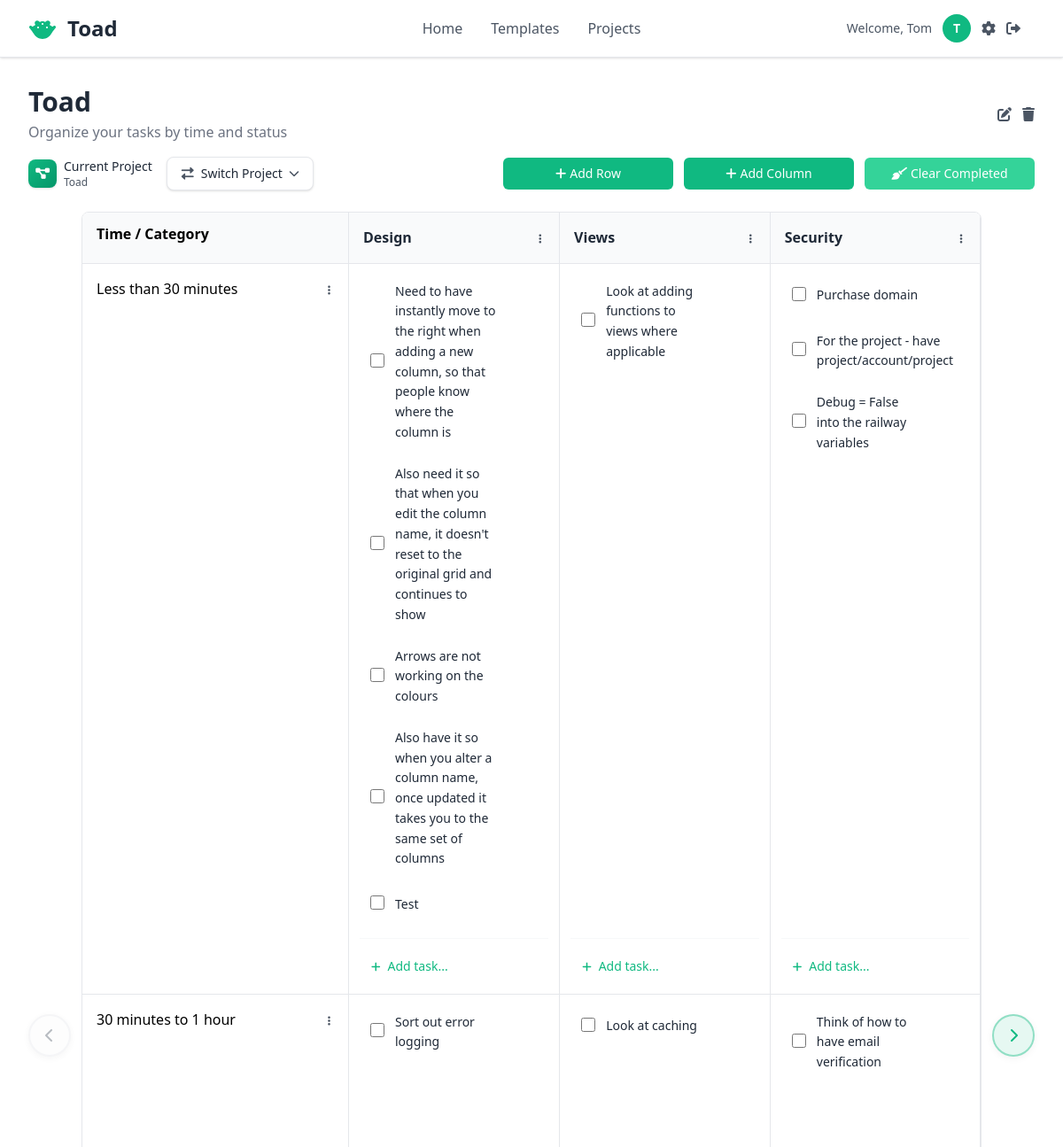
The app's page /projects/1/ (signed in, upper part), older data.
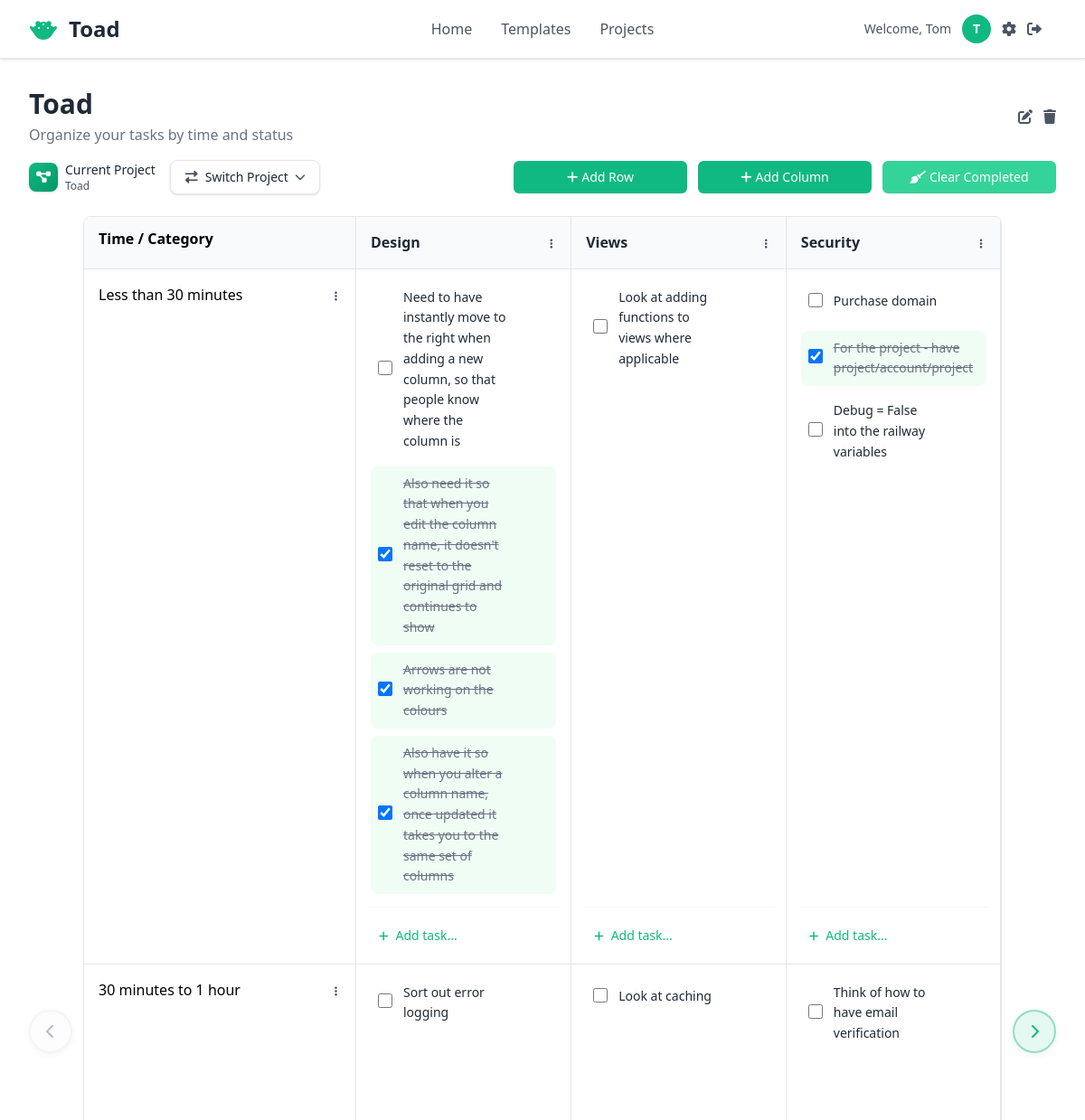
The same page, newer data.
### pages/models.py (models this page shows, shortened)
class RowHeader(models.Model):
    project = models.ForeignKey(Project, on_delete=models.CASCADE, related_name='row_headers')
    name = models.CharField(max_length=100)
    order = models.PositiveIntegerField(default=0) # For maintaining row order
    created_at = models.DateTimeField(auto_now_add=True)
    updated_at = models.DateTimeField(auto_now=True)
    class Meta:
        ordering = ['order', 'created_at']
        indexes = [
            models.Index(fields=['project', 'order']),  # For ordered row queries
        ]

class ColumnHeader(models.Model):
    project = models.ForeignKey(Project, on_delete=models.CASCADE, related_name='column_headers')
    name = models.CharField(max_length=100)
    is_category_column = models.BooleanField(default=False) # To identify the first "Time / Category" like column
    order = models.PositiveIntegerField(default=0) # For maintaining column order
    created_at = models.DateTimeField(auto_now_add=True)
    updated_at = models.DateTimeField(auto_now=True)
    class Meta:
        ordering = ['order', 'created_at']
        indexes = [
            models.Index(fields=['project', 'is_category_column', 'order']),  # For ordered column queries
        ]

class Task(models.Model):
    project = models.ForeignKey(Project, on_delete=models.CASCADE, related_name='tasks')
    row_header = models.ForeignKey(RowHeader, on_delete=models.CASCADE, related_name='tasks')
    column_header = models.ForeignKey(ColumnHeader, on_delete=models.CASCADE, related_name='tasks')
    text = models.TextField(blank=False, null=False, help_text='Enter the task description')
    completed = models.BooleanField(default=False)
    created_at = models.DateTimeField(auto_now_add=True)
    updated_at = models.DateTimeField(auto_now=True)
    class Meta:
        ordering = ['created_at']
        indexes = [
            models.Index(fields=['project', 'row_header', 'column_header']),  # For cell-based task queries
            models.Index(fields=['project', 'completed']),  # For completed task filtering
            models.Index(fields=['project', 'created_at']),  # For task ordering
        ]

### pages/specific_views/project_views.py (the view)
# urls.py: path('projects/<int:pk>/', views.project_grid_view, name='project_grid'),
@login_required
@cache_control(max_age=60)
def project_grid_view(request, pk):
    project = get_object_or_404(
        Project.objects.select_related('user'),
        pk=pk,
        user=request.user
    )
    row_headers = project.row_headers.all().order_by('order')
    all_column_headers = project.column_headers.all().order_by('order')
    category_column = all_column_headers.filter(is_category_column=True).first()
    data_column_headers = list(all_column_headers.filter(is_category_column=False))
    column_headers = ([category_column] if category_column else []) + data_column_headers
    all_tasks = project.tasks.select_related('row_header', 'column_header').order_by('id')
    tasks_by_cell = {}
    tasks_by_row = {}
    for task in all_tasks:
        cell_key = f"{task.row_header_id}_{task.column_header_id}"
        if cell_key not in tasks_by_cell:
            tasks_by_cell[cell_key] = []
        tasks_by_cell[cell_key].append(task)
        if task.row_header_id not in tasks_by_row:
            tasks_by_row[task.row_header_id] = []
        tasks_by_row[task.row_header_id].append(task)
    row_min_heights = {}
    for row_header in row_headers:
        row_id = row_header.pk
        if row_id in tasks_by_row and tasks_by_row[row_id]:
            max_content_height = 0
            for task in tasks_by_row[row_id]:
                text_lines = len(task.text.split('\n'))
                char_lines = max(1, len(task.text) // 60)  # ~60 chars per line
                estimated_lines = max(text_lines, char_lines)
                content_height = estimated_lines * 25  # ~25px per line
                max_content_height = max(max_content_height, content_height)
            calculated_height = max(200, max_content_height + 120)  # 120px for form + padding
            row_min_heights[row_id] = calculated_height
        else:
            row_min_heights[row_id] = 200
    print(f"DEBUG: Row heights calculated: {row_min_heights}")
    user_projects = Project.objects.filter(user=request.user).only('id', 'name').order_by('name')
    context = {
        'project': project,
        'row_headers': row_headers,
        'category_column': category_column,
        'data_column_headers': data_column_headers,
        'tasks_by_cell': tasks_by_cell,
        'row_min_heights': row_min_heights,
        'projects': user_projects,
        'quick_task_form': QuickTaskForm(),
        'total_data_columns': len(data_column_headers),
    }
    if request.headers.get('HX-Request'):
        return render(request, 'pages/grid/partials/grid_content.html', context)
    return render(request, 'pages/grid/project_grid.html', context)

### pages/templates/pages/grid/project_grid.html (shortened to what this page needs)
{% extends "pages/layout.html" %}
{% load custom_filters %}
{% load static %}
{% block content %}
<div class="mb-6">
    <div class="flex items-center justify-between mb-4">
        <div>
            <h1 class="text-3xl font-bold text-[var(--title-text)]">{{ project.name }}</h1>
            <p class="text-[var(--subtitle-text)] mt-1">Organize your tasks by time and status</p>
        </div>
        <div class="flex items-center space-x-3">
            <a href="{% url 'pages:project_edit' pk=project.pk %}"
               class="text-[var(--text-secondary)] hover:text-[var(--primary-action-bg)] transition-colors">
                <i class="fas fa-edit"></i>
            </a>
            <a href="{% url 'pages:project_delete' pk=project.pk %}"
               class="text-[var(--text-secondary)] hover:text-[var(--delete-button-bg)] transition-colors">
                <i class="fas fa-trash"></i>
            </a>
        </div>
    </div>
    <div class="flex items-center justify-between">
        <div class="flex items-center space-x-4">
            <div class="flex items-center space-x-2">
                <div class="flex items-center justify-center w-8 h-8 bg-gradient-to-br from-[var(--primary-action-bg)] to-[var(--primary-action-hover-bg)] rounded-lg shadow-sm">
                    <i class="fas fa-project-diagram text-white text-sm"></i>
                </div>
                <div>
                    <div class="text-sm font-medium text-[var(--text-primary)]">Current Project</div>
                    <div class="text-xs text-[var(--text-secondary)]">{{ project.name }}</div>
                </div>
            </div>
            <div class="relative" id="project-switcher-container">
                <button type="button"
                        id="project-switcher-btn"
                        class="group flex items-center space-x-2 px-4 py-2 bg-[var(--container-bg)] hover:bg-[var(--grid-header-bg)] border border-[var(--border-color)] rounded-lg shadow-sm transition-all duration-200 hover:shadow-md hover:border-[var(--primary-action-bg)]/30 cursor-pointer">
                    <i class="fas fa-exchange-alt text-[var(--text-secondary)] group-hover:text-[var(--primary-action-bg)] transition-colors text-sm"></i>
                    <span class="text-sm text-[var(--text-primary)] font-medium">Switch Project</span>
                    <i class="fas fa-chevron-down text-xs text-[var(--text-secondary)] group-hover:text-[var(--primary-action-bg)] transition-all duration-200" id="switcher-chevron"></i>
                </button>
            </div>
        </div>
        <div class="flex items-center space-x-3">
            <a href="{% url 'pages:row_create' project_pk=project.pk %}"
               class="w-48 bg-[var(--primary-action-bg)] hover:bg-[var(--primary-action-hover-bg)] text-[var(--primary-action-text)] px-4 py-2 rounded-md text-sm font-medium transition-colors cursor-pointer flex items-center justify-center">
                <i class="fas fa-plus mr-1"></i>Add Row
            </a>
            <a href="{% url 'pages:column_create' project_pk=project.pk %}"
               class="w-48 bg-[var(--primary-action-bg)] hover:bg-[var(--primary-action-hover-bg)] text-[var(--primary-action-text)] px-4 py-2 rounded-md text-sm font-medium transition-colors cursor-pointer flex items-center justify-center">
                <i class="fas fa-plus mr-1"></i>Add Column
            </a>
            <a href="{% url 'pages:delete_completed_tasks' pk=project.pk %}"
               class="w-48 bg-[var(--clear-button-bg)] hover:bg-[var(--clear-button-hover-bg)] text-[var(--clear-button-text)] px-4 py-2 rounded-md text-sm font-medium transition-colors cursor-pointer flex items-center justify-center">
                <i class="fas fa-broom mr-1"></i>Clear Completed
            </a>
        </div>
    </div>
</div>
{% include 'pages/grid/partials/grid_content.html' %}
{% endblock %}

### pages/templates/pages/grid/partials/grid_content.html (shortened to what the changed rows need)
{% load custom_filters %}
<div class="grid-with-controls" id="grid-content">
    <div class="grid-container-wrapper" style="display: flex;">
        <div class="grid-table-fixed-col">
            <table class="grid-table-fixed">
                <colgroup>
                </colgroup>
                <thead>
                    <tr>
                        <th>{{ category_column.name }}</th>
                    </tr>
                </thead>
                <tbody>
                    {% for row_h in row_headers %}
                    <tr>
                        <td>
                             <div class="flex items-center justify-between">
                                <span>{{ row_h.name }}</span>
                                <div class="relative ml-2">
                                    <button type="button"
                                            class="row-actions-btn p-1 rounded hover:bg-[var(--grid-header-bg)] transition-colors cursor-pointer"
                                            title="Row actions"
                                            data-row-id="{{ row_h.pk }}">
                                        <i class="fas fa-ellipsis-v text-xs text-[var(--text-secondary)] hover:text-[var(--primary-action-bg)]"></i>
                                    </button>
                                </div>
                            </div>
                        </td>
                    </tr>
                    {% endfor %}
                </tbody>
            </table>
        </div>
        <div class="grid-table-scrollable" style="overflow-x: auto; width: calc(3 * var(--data-col-width, 300px));">
            <table class="grid-table" data-total-data-columns="{{ total_data_columns }}">
                <colgroup>
                </colgroup>
                <thead>
                    <tr>
                        {% for col_h in data_column_headers %}
                            <th>
                                <div class="flex items-center justify-between">
                                    <span class="text-[var(--title-text)] truncate">{{ col_h.name }}</span>
                                    <div class="relative ml-2">
                                        <button type="button"
                                                class="column-actions-btn p-1 rounded hover:bg-[var(--container-bg)] transition-colors cursor-pointer"
                                                title="Column actions"
                                                data-column-id="{{ col_h.pk }}">
                                            <i class="fas fa-ellipsis-v text-xs text-[var(--text-secondary)] hover:text-[var(--primary-action-bg)]"></i>
                                        </button>
                                    </div>
                                </div>
                            </th>
                        {% endfor %}
                    </tr>
                </thead>
                <tbody>
                    {% for row_h in row_headers %}
                    <tr>
                        {% for col_h in data_column_headers %}
                        <td data-row="{{ row_h.pk }}" data-col="{{ col_h.pk }}" class="relative">
                            <div class="space-y-2 pb-16" data-row="{{ row_h.pk }}" data-col="{{ col_h.pk }}" id="tasks-{{ row_h.pk }}-{{ col_h.pk }}">
                                {% with key=row_h.pk|cell_key:col_h.pk %}
                                    {% for task in tasks_by_cell|get_item:key %}
                                        {% include 'pages/grid/actions_in_page/task_item.html' with task=task %}
                                    {% endfor %}
                                {% endwith %}
                            </div>
                            <div class="absolute bottom-3 left-3 right-3 pt-3 border-t border-[var(--border-color)]/30 bg-[var(--container-bg)]">
                                <form method="post"
                                      action="{% url 'pages:task_create' project_pk=project.pk row_pk=row_h.pk col_pk=col_h.pk %}"
                                      class="task-form add-task-form"
                                      novalidate
                                      hx-post="{% url 'pages:task_create' project_pk=project.pk row_pk=row_h.pk col_pk=col_h.pk %}"
                                      hx-swap="beforeend"
                                      hx-target="#tasks-{{ row_h.pk }}-{{ col_h.pk }}"
                                      hx-trigger="submit throttle:500ms"
                                      hx-disabled-elt="this"
                                      onsubmit="return validateTaskForm(this)">
                                    <div class="add-task-collapsed">
                                        <button type="button"
                                                class="add-task-trigger w-full text-left py-2 px-3 text-[var(--primary-action-bg)] hover:text-[var(--primary-action-hover-bg)] hover:bg-[var(--grid-header-bg)] rounded-md transition-all duration-200 text-sm border border-transparent hover:border-[var(--border-color)] cursor-pointer">
                                            <i class="fas fa-plus text-xs mr-2"></i>Add task...
                                        </button>
                                    </div>
                                </form>
                            </div>
                        </td>
                        {% endfor %}
                    </tr>
                    {% endfor %}
                </tbody>
            </table>
        </div>
    </div>
</div>

### pages/templates/pages/grid/actions_in_page/task_item.html (shortened to what this page needs)
{% load static %}
<div class="group flex items-center justify-between w-full p-2 rounded-lg hover:bg-[var(--grid-header-bg)] transition-all duration-200 {% if task.completed %}bg-green-50{% endif %}"
     data-task-id="{{ task.id }}"
     id="task-{{ task.id }}">
    <div class="flex items-center space-x-3 min-w-0 flex-1">
        <form method="POST"
              action="{% url 'pages:task_toggle_complete' task.pk %}"
              class="flex-shrink-0"
              hx-post="{% url 'pages:task_toggle_complete' task.pk %}"
              hx-swap="none"
              hx-trigger="change throttle:300ms"
              hx-disabled-elt="find input"
              _="on htmx:afterRequest(detail)
                 if detail.successful
                   set response to JSON.parse(detail.xhr.response)
                   if response.completed
                     add .bg-green-50 to #task-{{ task.id }}
                     add .line-through to #task-text-{{ task.id }}
                     add .text-gray-500 to #task-text-{{ task.id }}
                   else
                     remove .bg-green-50 from #task-{{ task.id }}
                     remove .line-through from #task-text-{{ task.id }}
                     remove .text-gray-500 from #task-text-{{ task.id }}
                   end
                 end">
            <input type="checkbox"
                   name="completed"
                   {% if task.completed %}checked{% endif %}
                   class="w-4 h-4 rounded border-gray-300 text-[var(--primary-action-bg)] focus:ring-[var(--primary-action-bg)] cursor-pointer">
        </form>
        <div id="task-text-{{ task.id }}" class="text-sm text-[var(--text-primary)] {% if task.completed %}line-through text-gray-500{% endif %} leading-relaxed">{{ task.text|linebreaks }}</div>
    </div>
</div>

Row changes from the older to the newer data that the page shows:
removed Task: text "Test", shown under ColumnHeader "Design"
changed Task (number 2 of 11 on the later page): completed "☐" → "☑"
changed Task "Arrows are not working on the colours": completed "☐" → "☑"
changed Task (number 4 of 11 on the later page): completed "☐" → "☑"
changed Task "For the project - have project/account/project": completed "☐" → "☑"
